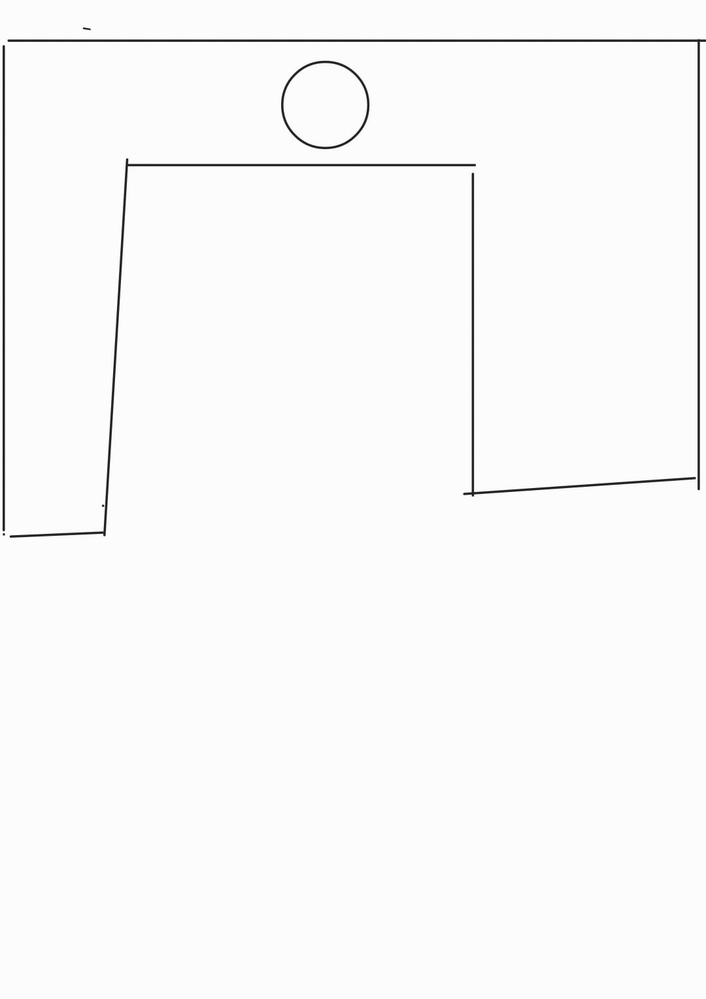
#> input picture GUI/imgs/boxCIR.jpeg, 706 x 999 px, shrunk from 1080 x 1527 before the run
$ python -i Shape_detect.py   (imports and definitions only)
#> lines starting #> are read from the running program, lines starting #| are printed output that depends on the picture; after the words box and inside, x2 and y2 are one past the last pixel; in counts of white or black regions, pixels touching at a corner belong together
#> further down, picture is the input picture: shape (999, 706, 3); min 0, max 255, mean 249.6
import cv2
import numpy as np

def process_shape_detection(frame):
    # Convert to grayscale
    gray = cv2.cvtColor(frame, cv2.COLOR_BGR2GRAY)
    gaussian = cv2.GaussianBlur(gray, (9, 9), 0)
    median = cv2.medianBlur(gaussian, 9)
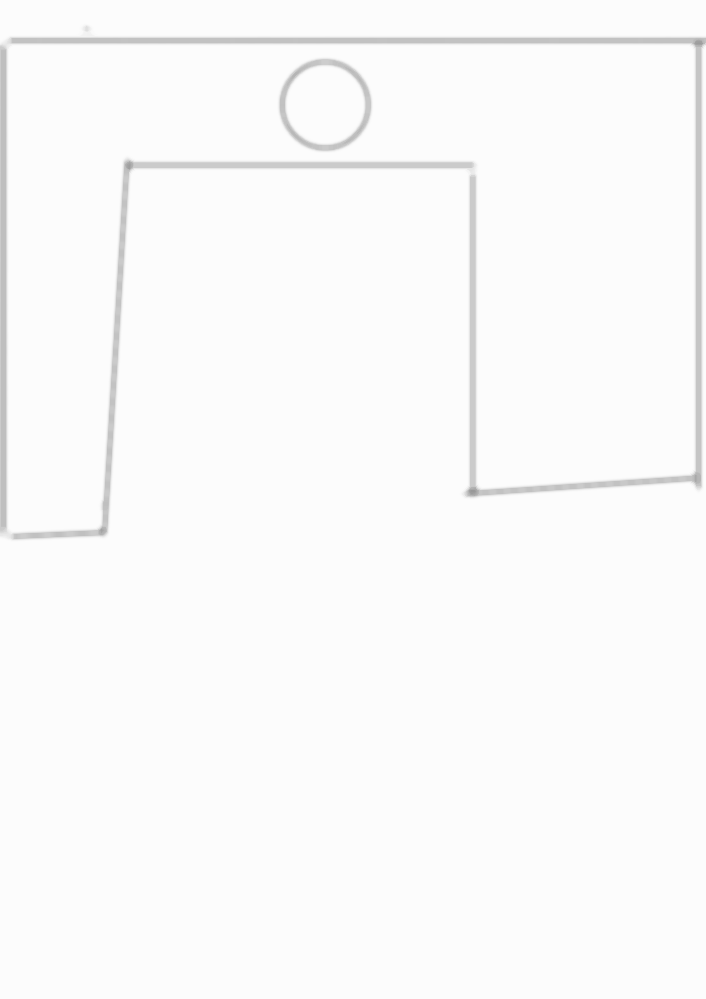
#> median: shape (999, 706); min 152, max 252, mean 250.3
    canny = cv2.Canny(median, 50, 150)
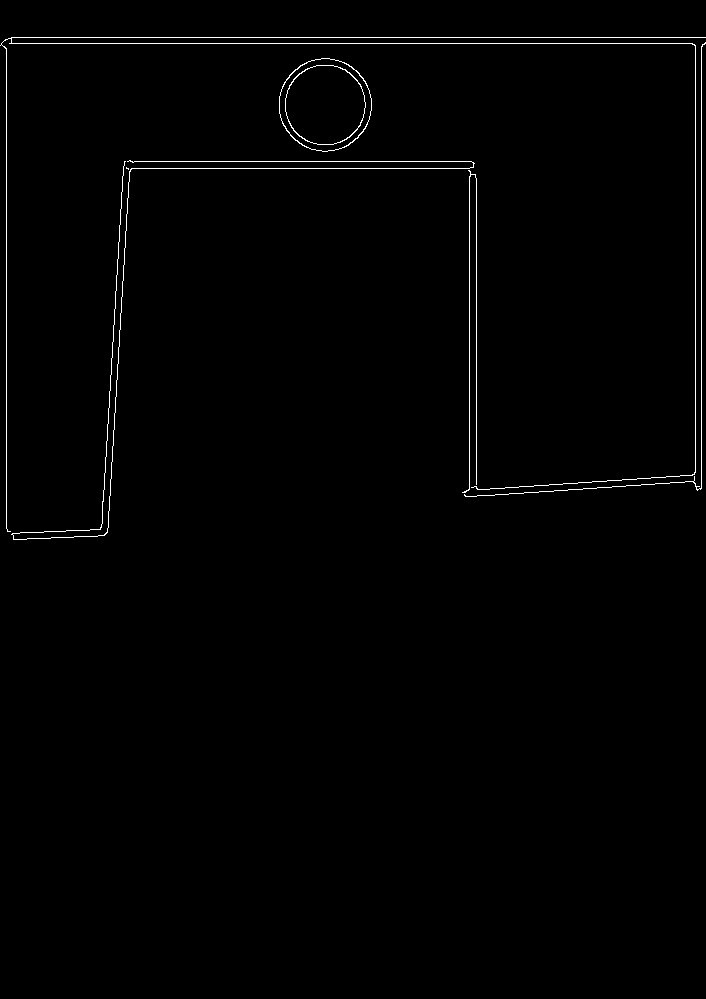
#> canny: shape (999, 706); 0.87% white in thin lines or dots, all inside (x1, y1, x2, y2) = (0, 37, 706, 540)

    kernel = np.ones((9, 9), np.uint8)
    closed = cv2.morphologyEx(canny, cv2.MORPH_CLOSE, kernel)
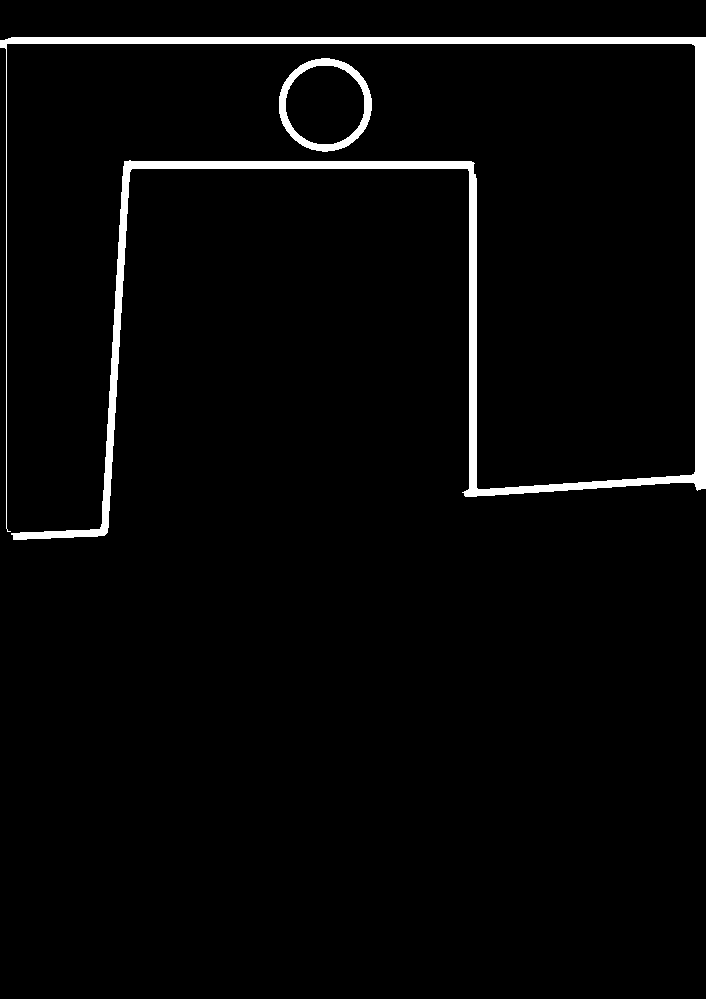
#> closed: shape (999, 706); 3.2% white; 2 white regions

    # Dilate the edges
    kernel = np.ones((1, 1), np.uint8)
    dilated = cv2.dilate(closed, kernel, iterations=1)

    # Find contours
    contours, hierarchy = cv2.findContours(dilated, cv2.RETR_TREE, cv2.CHAIN_APPROX_NONE)
#> contours = 3 contours; box (x1, y1, x2, y2) and area: (0, 37, 706, 540) 17742, (279, 58, 372, 152) 6696, (285, 65, 365, 145) 4975

    # Filter contours based on area and shape
    filtered_contours = []
    detected_boxes = []
    detected_shapes = []
    detected_colors = []
    min_area = 100

    for contour in contours:
        area = cv2.contourArea(contour)
        if area > min_area:
            shape = detect_shape(contour)

            if shape in ["triangle", "sq", "circle"]:
                bounding_box = cv2.boundingRect(contour)

                # Check for overlap with already detected contours
                is_duplicate = False
                for detected_box in detected_boxes:
                    if boxes_overlap(bounding_box, detected_box):
                        is_duplicate = True
                        break

                # If no overlap, consider it as a new object
                if not is_duplicate:
                    filtered_contours.append(contour)
                    detected_boxes.append(bounding_box)

                    # Detect color inside the shape
                    color = detect_color_inside_shape(frame, contour)

                    # Append detected shape and color to separate lists
                    detected_shapes.append(shape)
                    detected_colors.append(color)
#> this loop made 3 passes
#> area on passes 2 to 3: 4975, 17742
#> (area, bounding_box, color) on pass 1: (6696, (279, 58, 93, 94), 'White')
#> after the loop, detected_boxes = [(279, 58, 93, 94)]; detected_colors = ['White']; detected_shapes = ['circle']; filtered_contours = 1 contour; box (x1, y1, x2, y2) and area: (279, 58, 372, 152) 6696

    # Draw filtered contours on the original image
    for contour, shape in zip(filtered_contours, detected_shapes):
        contour_color = (0, 0, 255) if shape == "triangle" else (0, 255, 0) if shape == "sq" else (255, 0, 0)
        cv2.drawContours(frame, [contour], -1, contour_color, 3)
#> this loop made 1 pass
#> (shape, contour_color) on pass 1: ('circle', (255, 0, 0))
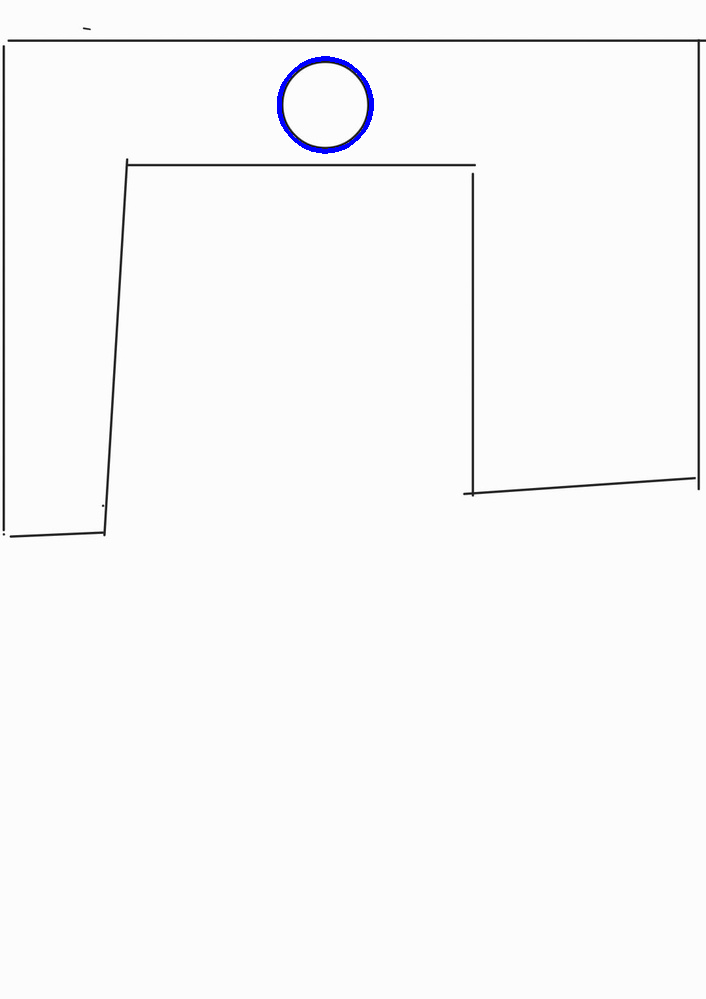
#> frame: shape (999, 706, 3); 0.19% of pixels changed, all inside (x1, y1, x2, y2) = (277, 56, 374, 154)

    # Return the frame, separate lists of shapes and colors, and count of detected shapes
    return frame, len(filtered_contours), detected_shapes, detected_colors

def detect_shape(contour):
    # Simplified shape detection logic
    approx = cv2.approxPolyDP(contour, 0.04 * cv2.arcLength(contour, True), True)
    if len(approx) == 3:
        return "triangle"
    elif len(approx) == 4:
        return "sq"
    elif len(approx) > 4:
        return "circle"
    #return "unknown"

def detect_color_inside_shape(frame, contour):
    # Create a mask for the shape
    mask = np.zeros_like(frame)
    cv2.drawContours(mask, [contour], -1, (255, 255, 255), thickness=cv2.FILLED)

    # Mask the frame and compute the mean color within the shape
    mean_color = cv2.mean(frame, mask=cv2.cvtColor(mask, cv2.COLOR_BGR2GRAY))[:3]  # Get the RGB values

    # Convert the mean color to a more readable format (approximate color name)
    return get_color_name(mean_color)

def get_color_name(mean_color):
    # Unpack the BGR color values
    blue, green, red = mean_color

    # Check for color ranges based on BGR values
    if blue > 150 and green < 100 and red < 100:
        return "Blue"
    elif green > 150 and blue < 100 and red < 100:
        return "Yellow"
    elif red > 150 and green < 100 and blue < 100:
        return "Red"
    elif blue < 100 and green > 150 and red > 150:
        return "Green"
    elif blue > 200 and green > 200 and red > 200:
        return "White"
    elif blue < 50 and green < 50 and red < 50:
        return "Black"
    else:
        return "Unknown"


def boxes_overlap(box1, box2):
    # Check if two bounding boxes overlap
    x1, y1, w1, h1 = box1
    x2, y2, w2, h2 = box2
    return not (x1 > x2 + w2 or x1 + w1 < x2 or y1 > y2 + h2 or y1 + h1 < y2)

>>> import cv2
>>> picture = cv2.imread('imgs/boxCIR.jpeg')
>>> result = process_shape_detection(picture)

$ run again, on GUI/imgs/sq.jpeg
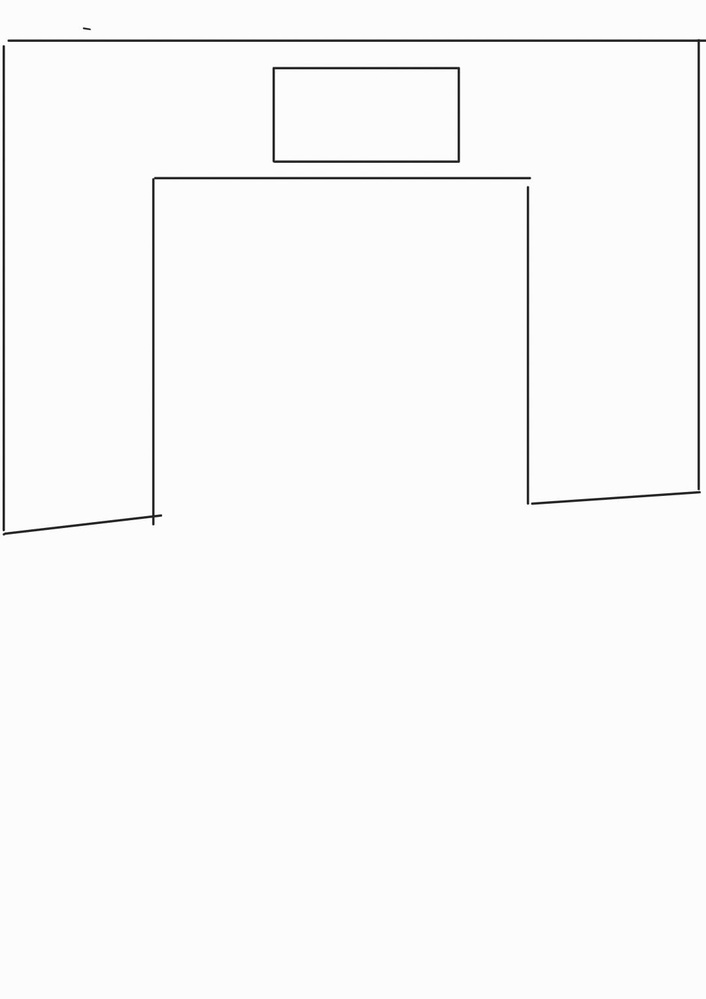
#> input picture GUI/imgs/sq.jpeg, 706 x 999 px, shrunk from 1080 x 1527 before the run
#> picture is the input picture: shape (999, 706, 3); min 0, max 255, mean 249.4
#> in process_shape_detection, `canny = cv2.Canny(median, 50, 150)`:
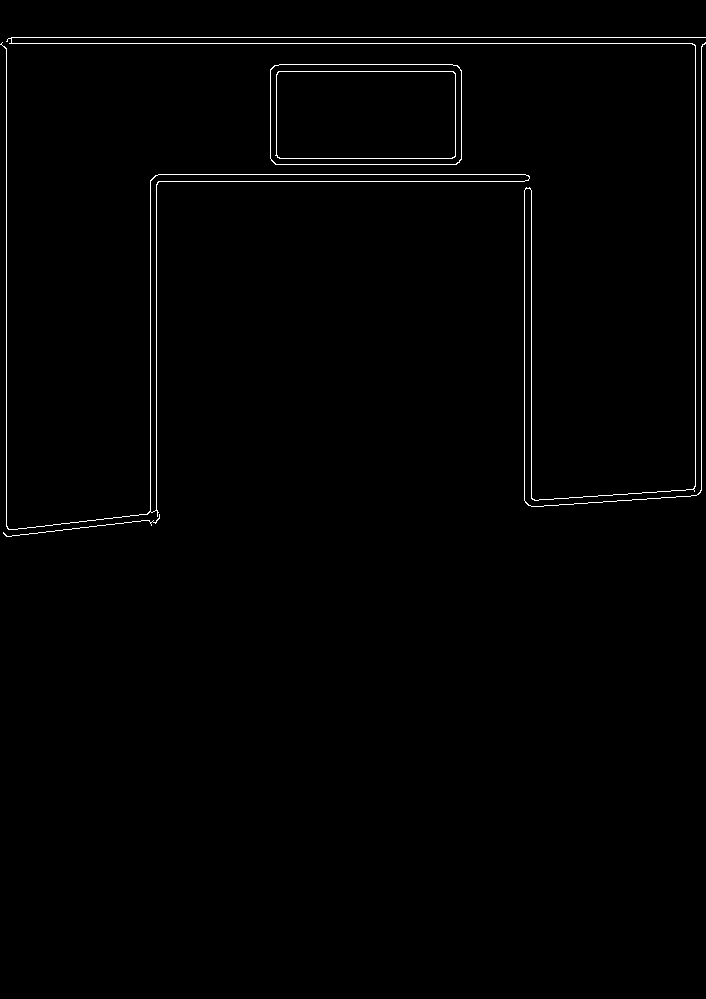
#> canny: shape (999, 706); 0.94% white in thin lines or dots, all inside (x1, y1, x2, y2) = (0, 37, 706, 537)
#> closed: shape (999, 706); 3.5% white; 2 white regions
#> contours = 4 contours; box (x1, y1, x2, y2) and area: (0, 37, 706, 537) 210530, (6, 43, 696, 530) 192874, (270, 64, 462, 165) 19040, (276, 71, 456, 159) 15551
#> the loop in process_shape_detection, `for contour in contours:` made 4 passes
#> (area, approx in detect_shape, shape) on passes 3 to 4: (19039.5, [[270, 69], [275, 164], [461, 159], [457, 65]], 'sq'), (15551, [[276, 75], [452, 71], [455, 155], [280, 158]], 'sq')
#> after the loop in process_shape_detection, `for contour in contours:`: detected_boxes = [(0, 37, 706, 500)]; detected_colors = ['White']; detected_shapes = ['circle']; filtered_contours = 1 contour; box (x1, y1, x2, y2) and area: (0, 37, 706, 537) 210530
#> the loop in process_shape_detection, `for contour, shape in zip(filtered_contours, detected_shapes):` made 1 pass
#> (shape, contour_color) on pass 1: ('circle', (255, 0, 0))
#> after the loop in process_shape_detection, `for contour, shape in zip(filtered_contours, detected_shapes):`:
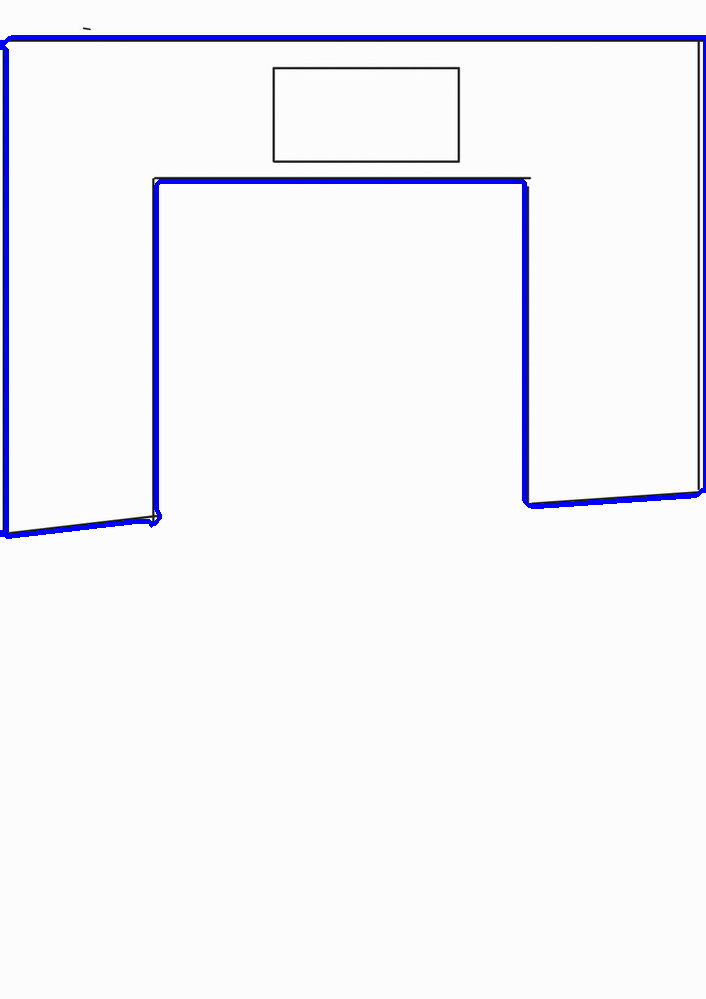
#> frame: shape (999, 706, 3); 2.01% of pixels changed, all inside (x1, y1, x2, y2) = (0, 35, 706, 539)

$ run again, on GUI/imgs/tr.jpeg
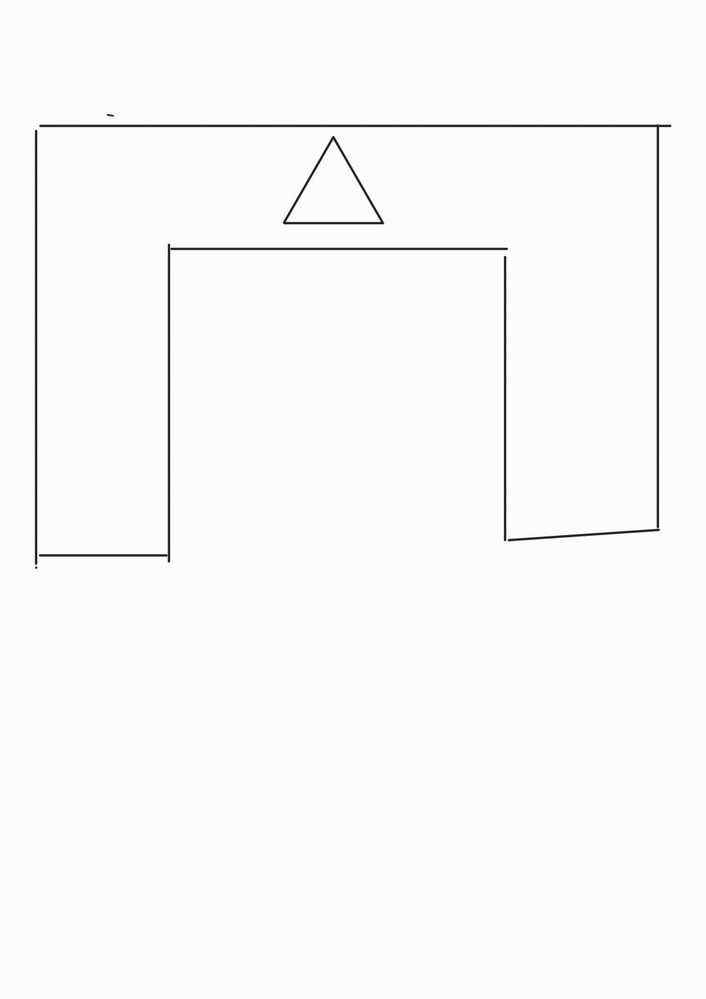
#> input picture GUI/imgs/tr.jpeg, 706 x 999 px, shrunk from 1080 x 1527 before the run
#> picture is the input picture: shape (999, 706, 3); min 0, max 255, mean 249.8
#> in process_shape_detection, `canny = cv2.Canny(median, 50, 150)`:
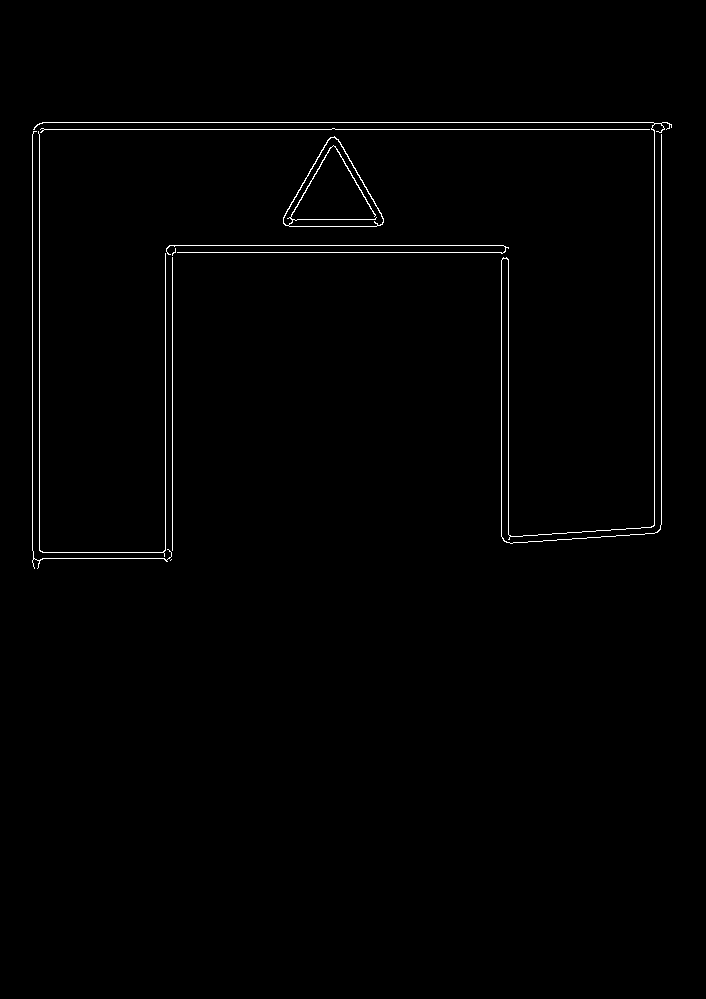
#> canny: shape (999, 706); 0.87% white in thin lines or dots, all inside (x1, y1, x2, y2) = (32, 122, 672, 569)
#> closed: shape (999, 706); 3.3% white; 1 white region
#> contours = 3 contours; box (x1, y1, x2, y2) and area: (32, 122, 672, 569) 170400, (39, 129, 655, 553) 146616, (294, 151, 373, 220) 3252
#> the loop in process_shape_detection, `for contour in contours:` made 3 passes
#> (area, approx in detect_shape, shape) on pass 2: (3252, [[329, 151], [371, 219], [294, 218]], 'triangle')
#> after the loop in process_shape_detection, `for contour in contours:`: detected_boxes = [(32, 122, 640, 447)]; detected_colors = ['White']; detected_shapes = ['circle']; filtered_contours = 1 contour; box (x1, y1, x2, y2) and area: (32, 122, 672, 569) 170400
#> the loop in process_shape_detection, `for contour, shape in zip(filtered_contours, detected_shapes):` made 1 pass
#> (shape, contour_color) on pass 1: ('circle', (255, 0, 0))
#> after the loop in process_shape_detection, `for contour, shape in zip(filtered_contours, detected_shapes):`:
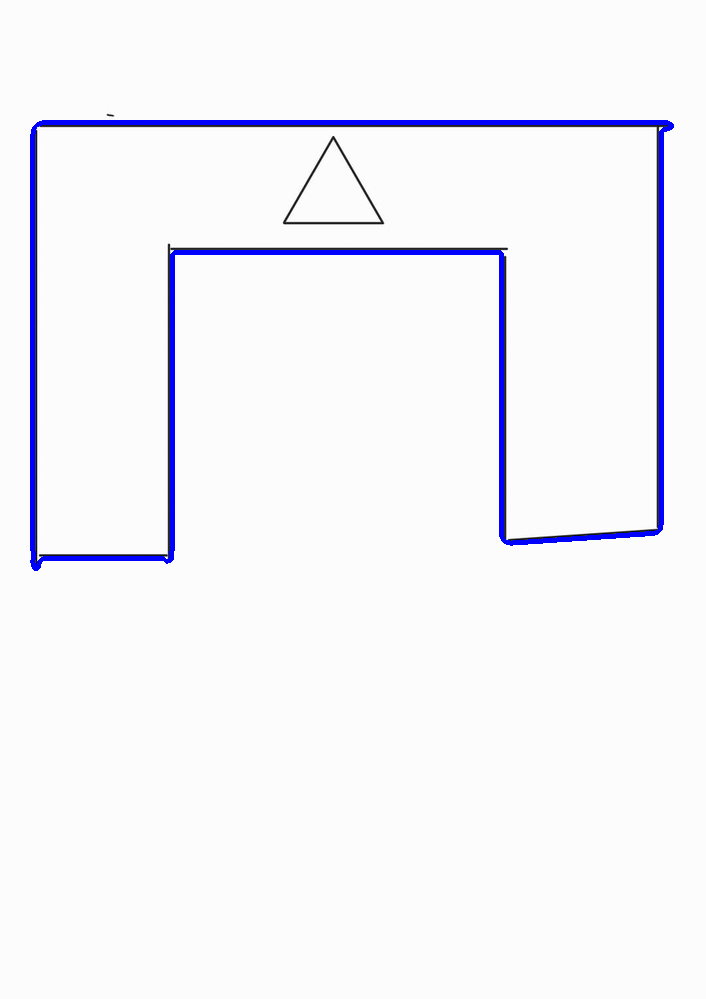
#> frame: shape (999, 706, 3); 1.92% of pixels changed, all inside (x1, y1, x2, y2) = (30, 120, 674, 571)
